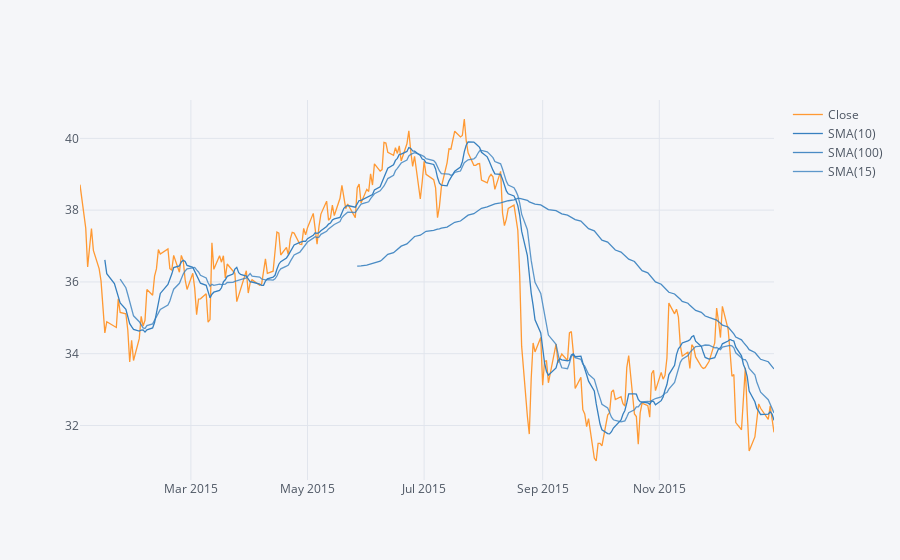

Notebook source saved alongside this figure:
### Markdown cell above
**Simple Moving Averages plot of Morgan Stanley for the year 2015.**

### Code cell
MS['Close'].loc['2015-01-01':'2016-01-01'].ta_plot(study='sma',period=[10,100,15])

### Figure 1 — Plotly figure (JSON) as saved in the notebook; plotly's stock layout.template omitted (floating-point values rounded to 4 significant figures; data arrays with more than 128 entries replaced by an {"elided": "..."} marker saying what was removed)
{"data": [{"line": {"color": "rgba(255, 153, 51, 1.0)", "dash": "solid", "shape": "linear", "width": 1.3}, "mode": "lines", "name": "Close", "text": "", "type": "scatter", "uid": "5d7f44ab-9571-4849-b64e-c7fdcb320562", "x": {"elided": "252 str values"}, "y": {"elided": "252 float values"}}, {"line": {"color": "rgba(55, 128, 191, 1.0)", "dash": "solid", "shape": "linear", "width": 1.3}, "mode": "lines", "name": "SMA(10)", "text": "", "type": "scatter", "uid": "133451ef-952c-44da-a29a-d7e007bbb54c", "x": {"elided": "252 str values"}, "y": {"elided": "252 mixed values"}}, {"line": {"color": "rgba(55, 128, 191, 0.8999999999999999)", "dash": "solid", "shape": "linear", "width": 1.3}, "mode": "lines", "name": "SMA(100)", "text": "", "type": "scatter", "uid": "101c4f63-5754-4e9e-beb2-0f27f90c9bec", "x": {"elided": "252 str values"}, "y": {"elided": "252 mixed values"}}, {"line": {"color": "rgba(55, 128, 191, 0.7999999999999998)", "dash": "solid", "shape": "linear", "width": 1.3}, "mode": "lines", "name": "SMA(15)", "text": "", "type": "scatter", "uid": "040d63d0-51c3-419b-a703-17ef85c58f7b", "x": {"elided": "252 str values"}, "y": {"elided": "252 mixed values"}}], "layout": {"legend": {"bgcolor": "#F5F6F9", "font": {"color": "#4D5663"}}, "paper_bgcolor": "#F5F6F9", "plot_bgcolor": "#F5F6F9", "title": {"font": {"color": "#4D5663"}}, "xaxis": {"gridcolor": "#E1E5ED", "showgrid": true, "tickfont": {"color": "#4D5663"}, "title": {"font": {"color": "#4D5663"}, "text": ""}, "zerolinecolor": "#E1E5ED"}, "yaxis": {"gridcolor": "#E1E5ED", "showgrid": true, "tickfont": {"color": "#4D5663"}, "title": {"font": {"color": "#4D5663"}, "text": ""}, "zerolinecolor": "#E1E5ED"}}}
